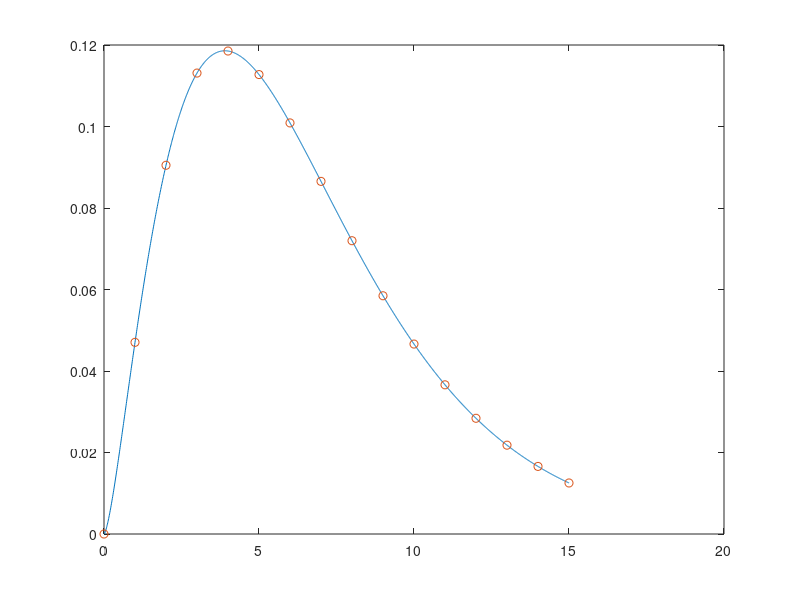

Source code (MATLAB): (Note: this script raises an error after producing the figure.)
close all;
k = 15;
x = 0:k;
xx = 0:0.01:k;
d_std = 0.62; d_mean = 6.5;
d_shape = d_mean*d_std^2; d_scale = 1/d_std^2;
y = pdf('Gamma',x,d_shape,d_scale);
yy = pdf('Gamma',xx,d_shape,d_scale);
figure;
plot(xx,yy);hold on;
plot(x,y,'o')
s = sum(y);
y = y/s;
s = '';
for i=1:length(x)
    s = strcat(s,'%2.2f\t');
end
s = strcat(s,'\n');
fprintf(s,x);
fprintf(s,100*y);
%
T = 100;
w = y(2:end);
a = 1.5;
V = repmat(w,T,1);
J = repmat([1:k],T,1)+repmat([0:T-1]',1,k);
I = k-1+repmat([1:T]',1,k);
B = repmat(a./[1:k],T,1);
b = a./[1:k]; b(end+1) = 0;
A0 = tril(repmat([1:k-1],k-1,1)); 
A0(A0==0) = k+1;
B0 = tril(repmat([1:k-1],k-1,1)); 
B0(B0==0) = k+1;
B0 = b(B0(B0~=0));
w(end+1) = 0;
cw = cumsum(w);
J0 = repmat(1:k-1,k-1,1);
I0 = repmat([1:k-1]',1,k-1);
V0 = w(A0(A0~=0));
Wmat = sparse([I0(:);I(:)],[J0(:);J(:)],[V0(:);V(:)]);
Wmat = Wmat./sum(Wmat,2);
Bmat = sparse([I0(:);I(:)],[J0(:);J(:)],[B0(:);B(:)]);
W = full(Wmat);
B = full(Bmat);
